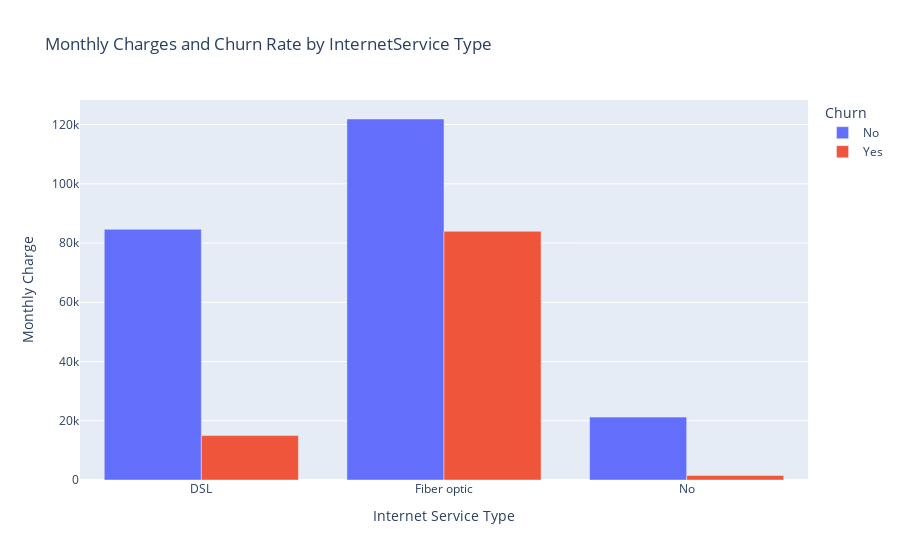

The code cell stored with this chart in its notebook:
### Markdown cell above
**5. How does the type of internet service (DSL, Fiber Optic, None) influence monthly charges and customer churn?**

### Code cell
# Group the data by 'InternetService' and 'Churn' columns and calculate the sum of their monthly charges of each category combination
mon_charge_by_internet_service = master_df.groupby(['InternetService', 'Churn'])['MonthlyCharges'].sum().reset_index(name='MonthlyCharge')

# Create a grouped bar plot to visualize the monthly charge and count of churned and non-churned customers
fig = px.bar(mon_charge_by_internet_service, x='InternetService', y='MonthlyCharge', color='Churn', barmode='group', title='Monthly Charges and Churn Rate by InternetService Type')

# Update plot layout to set the x and y axes title
fig.update_layout(xaxis_title='Internet Service Type', yaxis_title='Monthly Charge')

# Show plot
fig.show()

### Figure 1 — Plotly figure (JSON) as saved in the notebook; plotly's stock layout.template omitted (floating-point values rounded to 4 significant figures)
{"data": [{"alignmentgroup": "True", "hovertemplate": "Churn=No<br>InternetService=%{x}<br>MonthlyCharge=%{y}<extra></extra>", "legendgroup": "No", "marker": {"color": "#636efa", "pattern": {"shape": ""}}, "name": "No", "offsetgroup": "No", "orientation": "v", "showlegend": true, "textposition": "auto", "type": "bar", "x": ["DSL", "Fiber optic", "No"], "xaxis": "x", "y": [84640.0, 121900.0, 21240.0], "yaxis": "y"}, {"alignmentgroup": "True", "hovertemplate": "Churn=Yes<br>InternetService=%{x}<br>MonthlyCharge=%{y}<extra></extra>", "legendgroup": "Yes", "marker": {"color": "#EF553B", "pattern": {"shape": ""}}, "name": "Yes", "offsetgroup": "Yes", "orientation": "v", "showlegend": true, "textposition": "auto", "type": "bar", "x": ["DSL", "Fiber optic", "No"], "xaxis": "x", "y": [14990.0, 83950.0, 1540.0], "yaxis": "y"}], "layout": {"barmode": "group", "legend": {"title": {"text": "Churn"}, "tracegroupgap": 0}, "title": {"text": "Monthly Charges and Churn Rate by InternetService Type"}, "xaxis": {"anchor": "y", "domain": [0, 1], "title": {"text": "Internet Service Type"}}, "yaxis": {"anchor": "x", "domain": [0, 1], "title": {"text": "Monthly Charge"}}}}
